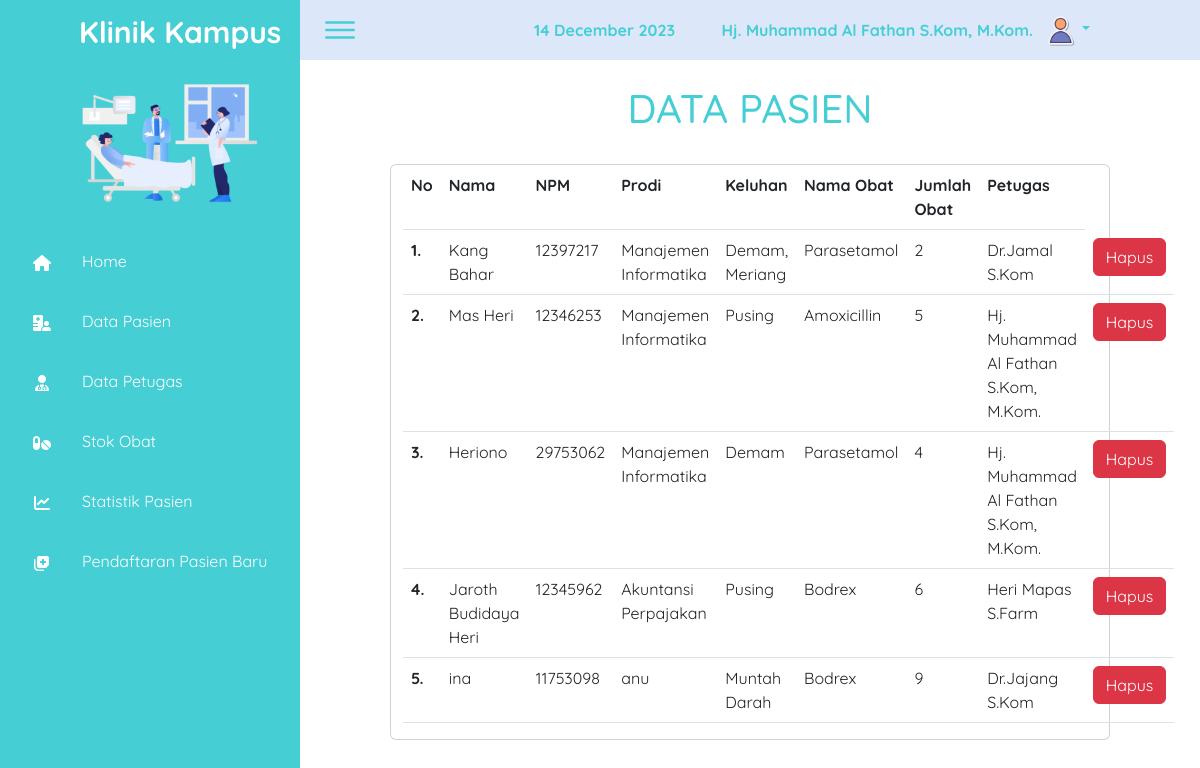
/dataPasien.php (signed in), run on the app's committed database.
### tables this page shows
CREATE TABLE `pasien` (
  `id_pasien` int(11) NOT NULL,
  `nama_pasien` varchar(50) DEFAULT NULL,
  `npm` varchar(50) DEFAULT NULL,
  `prodi` varchar(50) DEFAULT NULL,
  `keluhan` varchar(150) NOT NULL,
  `id_obat` int(11) NOT NULL,
  `jml_obat_diambil` int(50) NOT NULL,
  `id_petugas` int(11) NOT NULL
);

CREATE TABLE `stokobat` (
  `id_obat` int(11) NOT NULL,
  `nama_obat` varchar(50) NOT NULL,
  `jml_obat` int(255) NOT NULL
);

CREATE TABLE `petugas` (
  `id_petugas` int(11) NOT NULL,
  `nama_petugas` varchar(50) NOT NULL,
  `username` varchar(20) NOT NULL,
  `password` varchar(10) NOT NULL
);

### dataPasien.php (the view, shortened to what this page needs)
<?php
require_once("header.php");
require_once("assets/db/database.php");
$query = "SELECT pasien.id_pasien, pasien.nama_pasien, pasien.npm, pasien.prodi, pasien.keluhan, stokobat.nama_obat, pasien.jml_obat_diambil, petugas.nama_petugas
FROM pasien
JOIN stokobat ON pasien.id_obat = stokobat.id_obat
JOIN petugas ON pasien.id_petugas = petugas.id_petugas";
$hasilData = $koneksinya->query($query);
?>
<h1>
    <center>DATA PASIEN</center>
</h1> <br>
<center>
    <div class="row card" style="width: 80%;">
        <div class="col-xl-11">
            <table class="table">
                <tr>
                    <th scope="col">No</th>
                    <th scope="col">Nama</th>
                    <th scope="col">NPM</th>
                    <th scope="col">Prodi</th>
                    <th scope="col">Keluhan</th>
                    <th scope="col">Nama Obat</th>
                    <th scope="col">Jumlah Obat</th>
                    <th scope="col">Petugas</th>
                </tr>
                <?php $i = 1;
                foreach ($hasilData as $data) : ?>
                    <tr>
                        <th scope="row"> <?= $i++ ?>. </th>
                        <td><?= $data['nama_pasien'] ?></td>
                        <td><?= $data['npm'] ?></td>
                        <td><?= $data['prodi'] ?></td>
                        <td><?= $data['keluhan'] ?></td>
                        <td><?= $data['nama_obat'] ?></td>
                        <td><?= $data['jml_obat_diambil'] ?></td>
                        <td><?= $data['nama_petugas'] ?></td>
                        <td>
                            <a href="pasienHapus.php?id=<?= $data['id'] ?>" class="btn btn-danger" onclick="return confirm('Yakin mau dihapus !?')">
                                Hapus</a>
                        </td>
                    </tr>
                <?php endforeach; ?>
            </table>
        </div>
    </div>
</center>
<?php require_once("footer.php"); ?>

### header.php (shortened to what this page needs)
<!DOCTYPE html>
<html lang="en">
<head>
    <link rel="stylesheet" href="assets/css/style.css">
    <link href="https://cdn.jsdelivr.net/npm/bootstrap@5.2.3/dist/css/bootstrap.min.css" rel="stylesheet">
</head>
<body>
    <div class="wrapper">
        <div class="navigation">
            <ul>
                <li style="padding-left:27px; padding-top:2px;">
                    <a href="#">
                        <span class="title">
                            <strong style="font-size: 30px;">Klinik Kampus</strong>
                        </span>
                    </a>
                    <img src="assets/imgs/pasienTidur.png" width=100%>
                </li>
                <li style="right:30px;">
                    <a href="index.php" class="active">
                        <span class="icon" style="bottom: 5px;">
                            <i class="fa-solid fa-house"></i>
                        </span>
                        <span class="title">Home</span>
                    </a>
                </li>
                <li style="right:30px;">
                    <a href="dataPasien.php">
                        <span class="icon" style="bottom: 5px;">
                            <i class="fa-solid fa-hospital-user"></i>
                        </span>
                        <span class="title">Data Pasien</span>
                    </a>
                </li>
                <li style="right:30px;">
                    <a href="dataPetugas.php">
                        <span class="icon" style="bottom: 5px;">
                            <i class="fa-solid fa-user-doctor"></i>
                        </span>
                        <span class="title">Data Petugas</span>
                    </a>
                </li>
                <li style="right:30px;">
                    <a href="stokObat.php">
                        <span class="icon" style="bottom: 5px;">
                            <i class="fa-solid fa-pills"></i>
                        </span>
                        <span class="title">Stok Obat</span>
                    </a>
                </li>
                <li style="right:30px;">
                    <a href="statistik.php">
                        <span class="icon" style="bottom: 5px;">
                            <i class="fa-solid fa-chart-line"></i>
                        </span>
                        <span class="title">Statistik Pasien</span>
                    </a>
                </li>
                <li style="right:30px;">
                    <a href="pasienBaru.php">
                        <span class="icon" style="bottom: 5px;">
                            <i class="fa-solid fa-notes-medical"></i>
                        </span>
                        <span class="title">Pendaftaran Pasien Baru</span>
                    </a>
                </li>
            </ul>
        </div>
        <div class="main">
            <div class="topbar">
                <div class="toggle">
                    <ion-icon name="menu-outline"></ion-icon>
                </div>
                <div class="foto">
                    <?php date_default_timezone_set('Asia/Jakarta');
                    $dateNow = date('d F Y'); ?>
                    <span class="date"><strong><?php echo $dateNow; ?> &ensp;&ensp;</strong></span>
                    <span><strong>&ensp;&ensp;<?php echo isset($_SESSION["nama"]) ? $_SESSION["nama"] : "unknown"; ?></strong></span>
                    <span>
                        <a class="nav-link dropdown-toggle" href="#" role="button" data-bs-toggle="dropdown" aria-expanded="false">
                            <img src="assets/imgs/user.png" alt="User" width=35></a>
                    </span>
                </div>
            </div>
            <br>

### footer.php (shortened to what this page needs)
            </div>
        </div>
</body>
</html>

### assets/css/style.css (style rules this page uses)
* { font-family: "Quicksand", sans-serif; margin: 0; padding: 0; box-sizing: border-box; }
html { scroll-behavior: smooth; transition: all 0.9s ease; }
:root { --blue: #46ced5; --blue2: #b6ebef; --blue3: #019dff; --topbar: #dce7f9; --white: #fff; --gray: #f5f5f5; --black1: #222; --black2: #999; --black3: #8d8d8d; }
body { min-height: 100vh; overflow-x: hidden; }
.wrapper { position: relative; width: 100%; }
.navigation { position: fixed; width: 300px; height: 100%; background: var(--blue); border-left: 10px solid var(--blue); transition: 0.5s; overflow: hidden; }
.navigation ul { position: absolute; top: 0; left: 0; width: 100%; }
.navigation ul li { position: relative; width: 100%; list-style: none; }
.navigation ul li:nth-child(1) { margin-bottom: 10px; pointer-events: none; }
.navigation ul li a { position: relative; display: block; width: 10000px; display: flex; text-decoration: none; color: var(--white); animation: 0.5s; }
.navigation ul li a .icon { position: relative; display: block; min-width: 60px; height: 60px; line-height: 75px; text-align: center; }
.navigation ul li a .title { position: relative; display: block; padding: 0 10px; height: 60px; line-height: 60px; text-align: start; white-space: nowrap; }
ol, ul { padding-right: 2rem; }
.main { position: absolute; width: calc(100% - 300px); left: 300px; min-height: 100vh; background: var(--white); transition: 0.3s; color: var(--blue); }
.topbar { width: 100%; height: 60px; display: flex; justify-content: space-between; align-items: center; padding: 0 10px; background-color: var(--topbar); }
.toggle { position: relative; width: 60px; height: 60px; display: flex; justify-content: center; align-items: center; font-size: 2.5rem; cursor: pointer; color: var(--blue); }
.foto { position: absolute; right :10%; display: flex; align-items: center; }
.foto span { margin-right: 10px; }
.foto a { margin-right: 10px; }

### data on the page
pasien: nama_pasien "Kang Bahar", npm "12397217", prodi "Manajemen Informatika", keluhan "Demam, Meriang", id_obat.nama_obat "Parasetamol", jml_obat_diambil "2", id_petugas.nama_petugas "Dr.Jamal S.Kom"
pasien: nama_pasien "Mas Heri", npm "12346253", prodi "Manajemen Informatika", keluhan "Pusing", id_obat.nama_obat "Amoxicillin", jml_obat_diambil "5", id_petugas.nama_petugas "Hj. Muhammad Al Fathan S.Kom, M.Kom."
pasien: nama_pasien "Heriono", npm "29753062", prodi "Manajemen Informatika", keluhan "Demam", id_obat.nama_obat "Parasetamol", jml_obat_diambil "4", id_petugas.nama_petugas "Hj. Muhammad Al Fathan S.Kom, M.Kom."
pasien: nama_pasien "Jaroth Budidaya Heri", npm "12345962", prodi "Akuntansi Perpajakan", keluhan "Pusing", id_obat.nama_obat "Bodrex", jml_obat_diambil "6", id_petugas.nama_petugas "Heri Mapas S.Farm"
pasien: nama_pasien "ina", npm "11753098", prodi "anu", keluhan "Muntah Darah", id_obat.nama_obat "Bodrex", jml_obat_diambil "9", id_petugas.nama_petugas "Dr.Jajang S.Kom"

### other printed values
$_SESSION["nama"] "Hj. Muhammad Al Fathan S.Kom, M.Kom."
